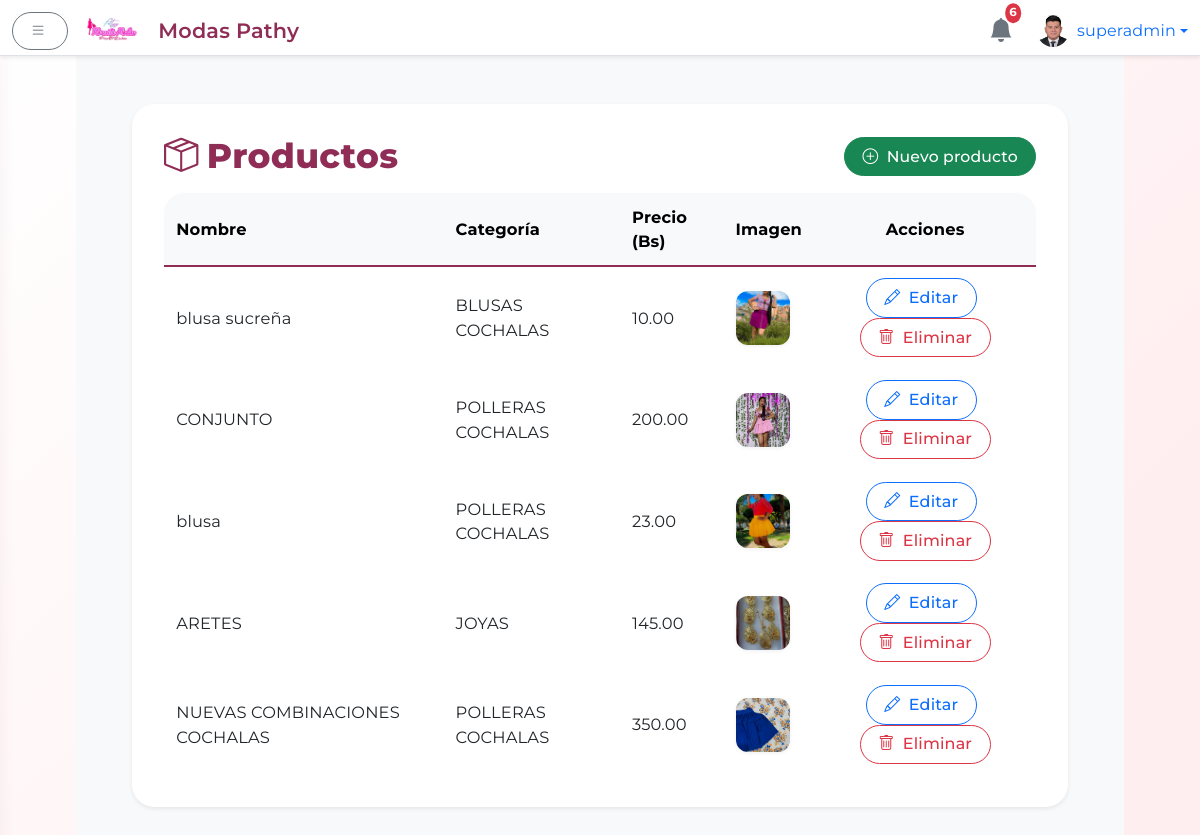
Screenshot of /admin/productos (signed in) with the database file from the repository.
### app.py (models this page shows)
class User(UserMixin, db.Model):
    id = db.Column(db.Integer, primary_key=True)
    username = db.Column(db.String(64), unique=True, nullable=False)
    name = db.Column(db.String(128), nullable=True)
    password = db.Column(db.String(128), nullable=False)
    is_superadmin = db.Column(db.Boolean, default=False)
    profile_image = db.Column(db.String(256), nullable=True)

class Product(db.Model):
    id = db.Column(db.Integer, primary_key=True)
    name = db.Column(db.String(128), nullable=False)
    description = db.Column(db.Text)
    price = db.Column(db.Float, nullable=False)
    category_id = db.Column(db.Integer, db.ForeignKey('category.id'))
    category = db.relationship('Category', backref='products')
    is_new       = db.Column(db.Boolean, default=False)
    is_trending  = db.Column(db.Boolean, default=False)
    is_featured  = db.Column(db.Boolean, default=False)

class Category(db.Model):
    id = db.Column(db.Integer, primary_key=True)
    name = db.Column(db.String(64), unique=True, nullable=False)

class ProductImage(db.Model):
    id = db.Column(db.Integer, primary_key=True)
    filename = db.Column(db.String(256), nullable=False)
    is_main = db.Column(db.Boolean, default=False)
    product_id = db.Column(db.Integer, db.ForeignKey('product.id'))
    product = db.relationship('Product', backref='images')

### app.py (the view)
@app.route('/admin/productos')
@login_required
def admin_productos():
    productos = Product.query.all()
    return render_template('admin/productos.html', productos=productos)

### app.py (called while the page is built, shortened)
@app.context_processor
def inject_notifications():
    notifications = Notification.query.order_by(Notification.timestamp.desc()).limit(6).all()
    notifs = [
        {
            'message': n.message,
            'timestamp': n.timestamp.strftime('%d/%m %H:%M'),
            'admin_name': n.admin_name
        }
        for n in notifications
    ]
    return dict(notifications=notifs)

@app.context_processor
def inject_theme():
    active = Theme.query.filter_by(is_default=True).first()
    all_themes = Theme.query.order_by(Theme.name).all()
    return {
        'active_theme': active,
        'all_themes': all_themes
    }

@app.before_request
def seed_themes_once():
    global _seeded
    db.create_all()

@login.user_loader
def load_user(user_id):
    return db.session.get(User, int(user_id))

@app.context_processor
def inject_public_data():
    categorias = Category.query.order_by(Category.name).all()
    return {
        'public_categories': categorias,
        'now': lambda fmt=None: datetime.utcnow().strftime(fmt or '%Y'),
        'contact_info': ContactInfo.query.first()
    }

### templates/admin/productos.html (shortened to what this page needs)
{% extends 'admin/base_admin.html' %}
{% block body_admin %}
<div class="container-fluid" style="max-width: 960px;">
  <div class="card shadow-sm hover-shadow border-0 mb-4">
    <div class="card-body pb-0">
      <div class="d-flex justify-content-between align-items-center mb-3">
        <h2 class="mb-0"><i class="bi bi-box-seam me-2"></i>Productos</h2>
        <a href="{{ url_for('admin_producto_nuevo') }}" class="btn btn-success">
          <i class="bi bi-plus-circle me-1"></i> Nuevo producto
        </a>
      </div>
    </div>
    <div class="card-body pt-0">
      <div class="table-responsive">
        <table class="table align-middle table-hover mb-0">
          <thead class="table-light">
            <tr>
              <th>Nombre</th>
              <th>Categoría</th>
              <th>Precio (Bs)</th>
              <th>Imagen</th>
              <th class="text-center">Acciones</th>
            </tr>
          </thead>
          <tbody>
            {% for p in productos %}
            <tr>
              <td>{{ p.name }}</td>
              <td>{{ p.category.name if p.category else '-' }}</td>
              <td>{{ "%.2f"|format(p.price) }}</td>
              <td>
                {% if p.images %}
                  {% set main_img = (p.images | selectattr('is_main') | list | first) or (p.images | first) %}
                  {% if main_img %}
                    <div style="width: 54px; height: 54px; border-radius: 12px; overflow: hidden; box-shadow: 0 1px 4px #0001; display: flex; align-items: center; justify-content: center;">
                      <img src="{{ url_for('static', filename='uploads/' + main_img.filename.replace('\\', '/')) }}"
                           alt="Imagen principal"
                           style="width: 100%; height: 100%; object-fit: cover; display: block;">
                    </div>
                  {% else %}
                    <span class="text-muted">Sin imagen</span>
                  {% endif %}
                {% else %}
                  <span class="text-muted">Sin imagen</span>
                {% endif %}
              </td>
              <td class="text-center">
                <a href="{{ url_for('admin_producto_editar', id=p.id) }}" class="btn btn-outline-primary btn-sm me-2">
                  <i class="bi bi-pencil"></i> Editar
                </a>
                <form action="{{ url_for('admin_producto_eliminar', id=p.id) }}" method="post" class="d-inline" onsubmit="return confirm('¿Seguro que quieres eliminar este producto?');">
                  <button type="submit" class="btn btn-outline-danger btn-sm">
                    <i class="bi bi-trash"></i> Eliminar
                  </button>
                </form>
              </td>
            </tr>
            {% else %}
            <tr>
              <td colspan="5" class="text-center text-muted">No hay productos registrados aún.</td>
            </tr>
            {% endfor %}
          </tbody>
        </table>
      </div>
    </div>
  </div>
</div>
{% endblock %}

### templates/admin/base_admin.html (shortened to what this page needs)
<!DOCTYPE html>
<html lang="es">
<head>
  <link href="https://cdn.jsdelivr.net/npm/bootstrap@5.3.0/dist/css/bootstrap.min.css" rel="stylesheet"/>
  <link href="https://cdn.jsdelivr.net/npm/bootstrap-icons@1.10.5/font/bootstrap-icons.css" rel="stylesheet"/>
  <link rel="stylesheet" href="https://cdnjs.cloudflare.com/ajax/libs/animate.css/4.1.1/animate.min.css"/>
  <link rel="stylesheet" href="{{ url_for('static', filename='css/admin.css') }}"/>
  <link rel="stylesheet" href="{{ url_for('static', filename='css/login.css') }}"/>
</head>
<body>
  <div aria-live="polite" aria-atomic="true" class="position-fixed top-0 end-0 p-3" style="z-index: 1055;">
  </div>
  <header class="navbar navbar-light bg-white border-bottom fixed-top shadow-sm">
    <div class="container-fluid">
      <button id="sidebarToggle" class="btn btn-outline-secondary me-3">
        <i class="bi bi-list"></i>
      </button>
      <a href="{{ url_for('admin_dashboard') }}" class="navbar-brand d-flex align-items-center mb-0 h1" style="gap:10px;">
        <img src="{{ url_for('static', filename='images/logo.png') }}" alt="Logo" height="36" class="d-inline-block align-text-top" style="margin-right:8px;">
        <span class="d-none d-md-inline" style="font-size:1.3rem; font-weight:600; color:#8F2D56;">Modas Pathy</span>
      </a>
      <div class="d-flex align-items-center ms-auto">
        <div class="position-relative me-4 dropdown">
          <a href="#" id="notifDropdown" data-bs-toggle="dropdown" aria-expanded="false" class="text-decoration-none">
            <i class="bi bi-bell-fill fs-4 text-secondary"></i>
            <span class="badge bg-danger position-absolute top-0 start-100 translate-middle p-1 rounded-circle">
              {{ notifications|length if notifications else 0 }}
            </span>
          </a>
        </div>
        <div class="dropdown">
          <a href="#" class="d-flex align-items-center text-decoration-none dropdown-toggle" id="dropdownUser" data-bs-toggle="dropdown" aria-expanded="false">
            <img src="{% if current_user.profile_image %}
                        {{ url_for('static', filename='perfiles/' ~ current_user.profile_image) }}
                      {% else %}
                        {{ url_for('static', filename='perfiles/default.png') }}
                      {% endif %}"
                 alt="Avatar" width="32" height="32" class="rounded-circle me-2" style="object-fit:cover;">
            <span>{{ current_user.username }}</span>
          </a>
        </div>
      </div>
    </div>
  </header>
  <div class="d-flex">
<main class="flex-grow-1 bg-light">
  <div class="container-fluid mt-5 pt-4">
    {% block body_admin %}{% endblock %}
  </div>
</main>
</body>
</html>

### static/css/admin.css (style rules this page uses)
:root { --rojo: #D81159; --fucsia: #8F2D56; --accent: #8F2D56; --accent-light: rgba(143,45,86,0.08); --blanco: #FFFFFF; --gris-claro: #f8f9fa; --gris-oscuro: #e3e3e3; --shadow-card: 0 4px 24px rgba(143, 45, 86, 0.09); --shadow-hover: 0 8px 36px rgba(143, 45, 86, 0.18); }
body, .form-label, .btn, .card-title, .navbar-brand, .nav-link { font-family: 'Montserrat', sans-serif; letter-spacing: 0.01em; }
body { margin-top: 56px; background: linear-gradient(145deg, var(--blanco) 60%, var(--gris-claro) 100%); }
header.navbar { height: 56px; z-index: 1000; box-shadow: 0 4px 18px rgba(143, 45, 86, 0.07); }
main { transition: margin-left 0.3s cubic-bezier(.87,-.41,.19,1.44); margin-left: 0; padding: 2rem; }
.card, .card.hover-shadow { border-radius: 1.4rem !important; border: none; box-shadow: var(--shadow-card); background: var(--blanco); transition: box-shadow 0.22s cubic-bezier(.87,-.41,.19,1.44), transform 0.19s; }
h2 { font-size: 2.15rem; color: var(--fucsia); margin-bottom: 1.5rem; letter-spacing: 0.01em; font-weight: 800; }
.badge { font-size: 0.73rem; padding: 0.45em 0.72em; }
.table { background: var(--blanco); border-radius: 1rem; overflow: hidden; }
.table thead { background: var(--gris-claro); color: var(--fucsia); font-weight: 600; border-bottom: 2.5px solid var(--accent); }
.table th, .table td { vertical-align: middle; border: none; font-size: 1.02em; padding: 0.7em 0.75em; }
.btn { font-size: 0.98em; border-radius: 2em !important; font-weight: 500; padding: 0.42em 1.1em; letter-spacing: 0.01em; box-shadow: none; transition: background 0.15s, color 0.15s, box-shadow 0.15s; }
.btn-outline-secondary, .btn-outline-danger { border-width: 1.4px; }
.btn i { margin-right: 4px; }
.card-body { padding: 2rem; }
.table-responsive { border-radius: 1.3rem; }

### static/css/login.css (style rules this page uses)
:root { --rojo: #D81159; --rojo-oscuro: #B50E47; --blanco: #FFFFFF; }
body { font-family: 'Montserrat', sans-serif; background: linear-gradient(135deg, #ffffff 0%, #ffeef0 80%); display: flex; align-items: center; justify-content: center; min-height: 100vh; margin: 0; }

### rows the page displays
User: profile_image (picture), username "superadmin"
Product: name "blusa sucreña", category "BLUSAS COCHALAS", price "10.00", filename (picture)
Product: name "CONJUNTO", category "POLLERAS COCHALAS", price "200.00", filename (picture)
Product: name "blusa", category "POLLERAS COCHALAS", price "23.00", filename (picture)
Product: name "ARETES", category "JOYAS", price "145.00", filename (picture)
Product: name "NUEVAS COMBINACIONES COCHALAS", category "POLLERAS COCHALAS", price "350.00", filename (picture)

### other values shown
{{ notifications|length if notifications else 0 }} "6"
